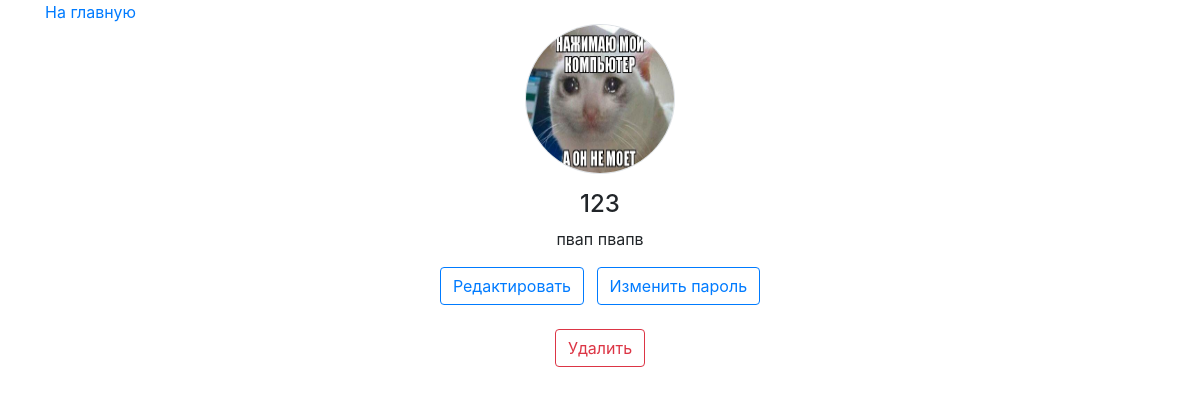
The page /profile/ (signed in) on the database as committed earlier.
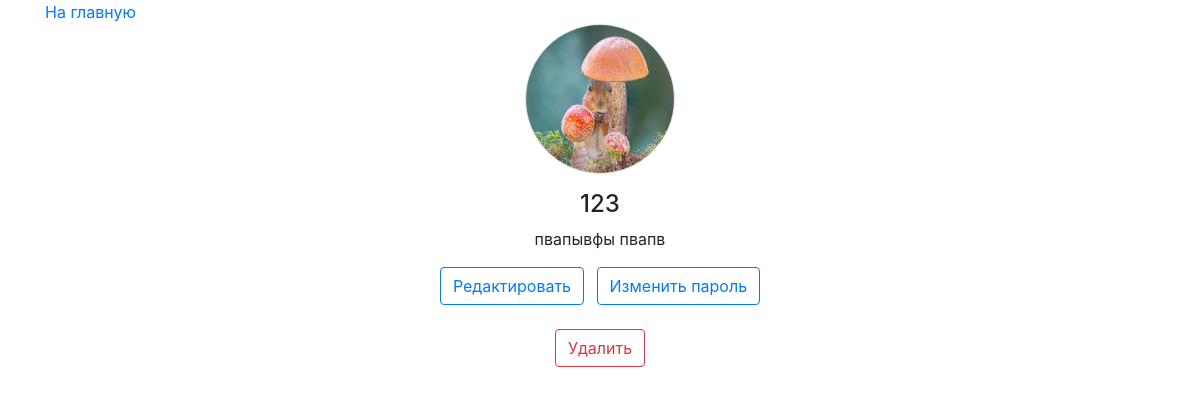
The same page on the database as committed later.
### polls/models.py (models this page shows, shortened)
class User(AbstractUser):
    username = models.CharField(max_length=200, verbose_name='Логин', unique=True, blank=False, validators=[
        RegexValidator(
            regex='^[a-zA-Z0-9]+$',
            message='Только латиница и цифры',
            code='invalid_username'
        ),
    ])
    first_name = models.CharField(max_length=200, verbose_name='Имя', blank=False, validators=[
        RegexValidator(
            regex='^[А-Яа-я -]*$',
            message='Только кириллица',
            code='invalid_username'
        ),
    ])
    last_name = models.CharField(max_length=200, verbose_name='Имя', blank=False, validators=[
        RegexValidator(
            regex='^[А-Яа-я -]*$',
            message='Только кириллица',
            code='invalid_username'
        ),
    ])
    avatar = models.ImageField(upload_to=get_name_file, blank=False,
                               validators=[FileExtensionValidator(allowed_extensions=['png', 'jpg', 'jpeg', 'bmp']),
                                           validate_image_size])
    password = models.CharField(max_length=200, verbose_name='Пароль', null=False, blank=False)
    class Meta:
        verbose_name = 'Пользователи'
        verbose_name_plural = 'Пользователи'
        ordering = ['first_name']

### polls/views.py (the view)
# urls.py: path('profile/', views.profile, name='profile'),
@login_required
def profile(request):
    return render(request, 'main/profile.html')

### polls/templates/main/profile.html
{% load static %}
{% load bootstrap4 %}
{% bootstrap_css %}
{% block content %}
<div class="container">
    <div class="main-body">
        <a class="button" href="{% url 'polls:index' %}">На главную</a>
        <div class="d-flex flex-column align-items-center text-center">
            <img src="{{ user.avatar.url }}" height=150 width=150 alt="Аватар"
                 class="rounded-circle border">
            <div class="mt-3">
                <h4>{{ user.username }}</h4>
                <p>{{ user.first_name }} {{ user.last_name }}</p>
                <a href="{% url 'polls:edit' %}" class="btn mr-2 btn-outline-primary">Редактировать</a>
                <a href="{% url 'polls:password_change' %}" class="btn btn-outline-primary">Изменить пароль</a>
            </div>
            <div class="mt-4">
                <a class="btn btn-outline-danger" href="{% url 'polls:user_delete' %}">Удалить</a>
            </div>
        </div>
    </div>
</div>
{% endblock content %}

Rows that differ between the two databases and show on the page:
changed User "пвапв": avatar: a different picture; first_name "пвап" → "пвапывфы"
